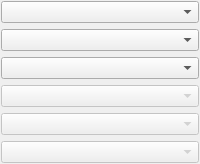
               <widget class="QFrame" name="frame1">
                <property name="minimumSize">
                 <size>
                  <width>120</width>
                  <height>0</height>
                 </size>
                </property>
                <property name="maximumSize">
                 <size>
                  <width>16777215</width>
                  <height>16777215</height>
                 </size>
                </property>
                <layout class="QGridLayout" name="gridLayout_6">
                 <property name="leftMargin">
                  <number>1</number>
                 </property>
                 <property name="topMargin">
                  <number>1</number>
                 </property>
                 <property name="rightMargin">
                  <number>1</number>
                 </property>
                 <property name="bottomMargin">
                  <number>1</number>
                 </property>
                 <item row="5" column="1">
                  <widget class="QComboBox" name="fmsModePos6">
                   <property name="enabled">
                    <bool>false</bool>
                   </property>
                   <property name="focusPolicy">
                    <enum>Qt::StrongFocus</enum>
                   </property>
                   <property name="toolTip">
                    <string>Select the stabilization mode on this position (manual/stabilized/auto)</string>
                   </property>
                  </widget>
                 </item>
                 <item row="0" column="1">
                  <widget class="QComboBox" name="fmsModePos1">
                   <property name="minimumSize">
                    <size>
                     <width>0</width>
                     <height>0</height>
                    </size>
                   </property>
                   <property name="maximumSize">
                    <size>
                     <width>16777215</width>
                     <height>16777215</height>
                    </size>
                   </property>
                   <property name="focusPolicy">
                    <enum>Qt::StrongFocus</enum>
                   </property>
                   <property name="toolTip">
                    <string>Select the stabilization mode on this position (manual/stabilized/auto)</string>
                   </property>
                  </widget>
                 </item>
                 <item row="4" column="1">
                  <widget class="QComboBox" name="fmsModePos5">
                   <property name="enabled">
                    <bool>false</bool>
                   </property>
                   <property name="focusPolicy">
                    <enum>Qt::StrongFocus</enum>
                   </property>
                   <property name="toolTip">
                    <string>Select the stabilization mode on this position (manual/stabilized/auto)</string>
                   </property>
                  </widget>
                 </item>
                 <item row="2" column="1">
                  <widget class="QComboBox" name="fmsModePos3">
                   <property name="focusPolicy">
                    <enum>Qt::StrongFocus</enum>
                   </property>
                   <property name="toolTip">
                    <string>Select the stabilization mode on this position (manual/stabilized/auto)</string>
                   </property>
                  </widget>
                 </item>
                 <item row="3" column="1">
                  <widget class="QComboBox" name="fmsModePos4">
                   <property name="enabled">
                    <bool>false</bool>
                   </property>
                   <property name="focusPolicy">
                    <enum>Qt::StrongFocus</enum>
                   </property>
                   <property name="toolTip">
                    <string>Select the stabilization mode on this position (manual/stabilized/auto)</string>
                   </property>
                  </widget>
                 </item>
                 <item row="1" column="1">
                  <widget class="QComboBox" name="fmsModePos2">
                   <property name="focusPolicy">
                    <enum>Qt::StrongFocus</enum>
                   </property>
                   <property name="toolTip">
                    <string>Select the stabilization mode on this position (manual/stabilized/auto)</string>
                   </property>
                  </widget>
                 </item>
                </layout>
               </widget>
